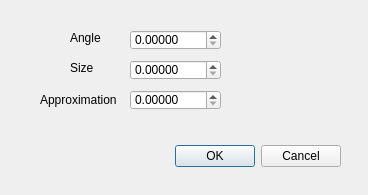
<?xml version="1.0" encoding="UTF-8"?>
<ui version="4.0">
 <class>Dialog_options</class>
 <widget class="QDialog" name="Dialog_options">
  <property name="geometry">
   <rect>
    <x>0</x>
    <y>0</y>
    <width>368</width>
    <height>195</height>
   </rect>
  </property>
  <property name="windowTitle">
   <string>Options</string>
  </property>
  <widget class="QDialogButtonBox" name="buttonBox">
   <property name="geometry">
    <rect>
     <x>160</x>
     <y>140</y>
     <width>181</width>
     <height>32</height>
    </rect>
   </property>
   <property name="orientation">
    <enum>Qt::Horizontal</enum>
   </property>
   <property name="standardButtons">
    <set>QDialogButtonBox::Cancel|QDialogButtonBox::Ok</set>
   </property>
  </widget>
  <widget class="QDoubleSpinBox" name="angle_spinbox">
   <property name="geometry">
    <rect>
     <x>130</x>
     <y>30</y>
     <width>91</width>
     <height>20</height>
    </rect>
   </property>
   <property name="decimals">
    <number>5</number>
   </property>
   <property name="singleStep">
    <double>0.010000000000000</double>
   </property>
  </widget>
  <widget class="QLabel" name="label">
   <property name="geometry">
    <rect>
     <x>70</x>
     <y>30</y>
     <width>51</width>
     <height>16</height>
    </rect>
   </property>
   <property name="text">
    <string>Angle</string>
   </property>
  </widget>
  <widget class="QDoubleSpinBox" name="sizing_spinbox">
   <property name="geometry">
    <rect>
     <x>130</x>
     <y>60</y>
     <width>91</width>
     <height>20</height>
    </rect>
   </property>
   <property name="decimals">
    <number>5</number>
   </property>
   <property name="singleStep">
    <double>0.010000000000000</double>
   </property>
  </widget>
  <widget class="QLabel" name="label_2">
   <property name="geometry">
    <rect>
     <x>70</x>
     <y>60</y>
     <width>51</width>
     <height>16</height>
    </rect>
   </property>
   <property name="text">
    <string>Size</string>
   </property>
  </widget>
  <widget class="QDoubleSpinBox" name="approximation_spinbox">
   <property name="geometry">
    <rect>
     <x>130</x>
     <y>90</y>
     <width>91</width>
     <height>20</height>
    </rect>
   </property>
   <property name="decimals">
    <number>5</number>
   </property>
   <property name="singleStep">
    <double>0.010000000000000</double>
   </property>
  </widget>
  <widget class="QLabel" name="label_3">
   <property name="geometry">
    <rect>
     <x>40</x>
     <y>90</y>
     <width>81</width>
     <height>20</height>
    </rect>
   </property>
   <property name="text">
    <string>Approximation</string>
   </property>
  </widget>
 </widget>
 <resources/>
 <connections>
  <connection>
   <sender>buttonBox</sender>
   <signal>accepted()</signal>
   <receiver>Dialog_options</receiver>
   <slot>accept()</slot>
   <hints>
    <hint type="sourcelabel">
     <x>248</x>
     <y>254</y>
    </hint>
    <hint type="destinationlabel">
     <x>157</x>
     <y>274</y>
    </hint>
   </hints>
  </connection>
  <connection>
   <sender>buttonBox</sender>
   <signal>rejected()</signal>
   <receiver>Dialog_options</receiver>
   <slot>reject()</slot>
   <hints>
    <hint type="sourcelabel">
     <x>316</x>
     <y>260</y>
    </hint>
    <hint type="destinationlabel">
     <x>286</x>
     <y>274</y>
    </hint>
   </hints>
  </connection>
 </connections>
</ui>
